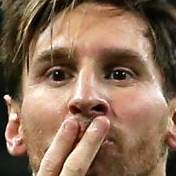
#> input picture CROPPED_DATA/lionel_messi/lionel_messi1.png, 176 x 176 px, given as the content of the folder ive/Desktop/MACHINE LEARNING PROJECTS/FACE_RECOGNITION/DATA/, which was not available
$ jupyter execute --allow-errors Index.ipynb
#> lines starting #> are read from the running program, lines starting #| are printed output that depends on the picture; pictures that were not available may be replaced by others from this repository, and a replacement may not be noted
[cell 1]
import matplotlib.pyplot as plt
import cv2
import numpy as np
import warnings
warnings.filterwarnings('ignore')

[cell 2]
color = {"red": (255, 0, 0), "blue": (0, 0, 255), "green": (0, 255, 0), "white": (255, 255, 255)}
celeb_labels = ["Lionel_messi", "Maria Sharapova", "Roger Federer", "Serena williams", "Virat Kohli"]

face_cascade = cv2.CascadeClassifier('C:/Users/HP/OneDrive/Desktop/MACHINE LEARNING PROJECTS/FACE_RECOGNITION/opencv/haarcascades/haarcascade_frontalface_alt.xml')
eye_cascade = cv2.CascadeClassifier('C:/Users/HP/OneDrive/Desktop/MACHINE LEARNING PROJECTS/FACE_RECOGNITION/opencv/haarcascades/haarcascade_eye.xml')

path_to_data = 'C:/Users/HP/OneDrive/Desktop/MACHINE LEARNING PROJECTS/FACE_RECOGNITION/DATA/'
path_to_cr_data = 'C:/Users/HP/OneDrive/Desktop/MACHINE LEARNING PROJECTS/FACE_RECOGNITION/CROPPED_DATA/'

[cell 3]
def detect_face_boundary(img, classifier, scaleFactor, minNeighbors, color, draw):
    gray_img = cv2.cvtColor(img, cv2.COLOR_BGR2GRAY)
    features = classifier.detectMultiScale(gray_img, scaleFactor, minNeighbors)
    coords = []
    for (x, y, w, h) in features:
        if draw is True:
            cv2.rectangle(img, (x,y), (x+w, y+h), color, 2)
            plt.imshow(img)
        coords = [x, y, w, h]

    return coords

def detect_eye_boundary(cropped_img, classifier, scaleFactor, minNeighbors, color, draw):
    gray_img = cv2.cvtColor(cropped_img, cv2.COLOR_BGR2GRAY)
    features = classifier.detectMultiScale(gray_img, scaleFactor, minNeighbors)
    if(len(features) < 2):
        return False
    if draw is False:
        return True
    for (x, y, w, h) in features:
        cv2.rectangle(cropped_img, (x,y), (x+w, y+h), color, 2)
    return True

def crop_image_with_face(img, face_coords):
    x, y, h, w = face_coords
    crp_image = img[y:y+h,x:x+w]
    return crp_image

def get_cropped_image_with_two_eyes(image):
    face_coords = detect_face_boundary(image, face_cascade, 1.1, 2, color["white"], False)
    if len(face_coords) != 4:
        return
    cropped_img = crop_image_with_face(image, face_coords)
    if detect_eye_boundary(cropped_img, eye_cascade, 1.1, 2, color["green"], False) is True:
        return cropped_img

[cell 4]
import pywt
def w2d(img,mode='haar',level=1):
    imArray=img
    #datatype conversion
    #convert to grayscale
    imArray = cv2.cvtColor(imArray,cv2.COLOR_RGB2GRAY)
    #convert to float
    imArray = np.float32(imArray)
    imArray /=255;
    #copute coefficient
    coeffs = pywt.wavedec2(imArray,mode,level=level)

    #process coefficient
    coeffs_H = list(coeffs)
    coeffs_H[0] *=0;

    #reconstruction
    imArray_H = pywt.waverec2(coeffs_H,mode);
    imArray_H *=255;
    imArray_H = np.uint8(imArray_H)

    return imArray_H

[cell 5]
def resize_image(image):
    # RESIZE THE IMAGE
    scalled_raw_img = cv2.resize(image,(32,32))
    # CONVERT THE IMAGE TO WAVELET FORM
    img_har = w2d(image,'db1',5)
    # THEN RESIZING THAT IMAGE AS WELL
    scalled_img_har = cv2.resize(img_har,(32,32))
    # THEN COMBINING BOTH THE COLORED IMAGES TO ON MATRICS => X
    combined_img = np.vstack((scalled_raw_img.reshape(32*32*3,1),scalled_img_har.reshape(32*32,1)))
    return combined_img


def resize_to_32_by_32_image(celebrity_file_names_dict, class_dict):
    ## HERE WE ARE TRYING TO RESIZE ALL THE IMAGES IN A 32*32 MATRICS
    X = []
    y = []
    for celebrity_name , training_files in celebrity_file_names_dict.items():
        for training_image in training_files:
            img = cv2.imread(training_image)
            combined_img = resize_image(img)
            #HERE x IS THE COLEECTION OF ALL 46 CROPPED IMAGES OF ALL CELEBRITIES AND
            #EACH ROW CONTAINS DATA FOR DIFFERENT PIXELS FOR DIFFERENT IMAGES
            # HERE X IS A LIST NOT A NUMPY ARRAY
            X.append(combined_img)
            #SIMILARLY  Y CONTAINS THE CLASSIFICATION VALUES  AS 0,1,2,3 FOR DIFFERENT CELEBRITY IMAGES
            # HERE Y IS A LIST NOT A NUMPY ARRAY
            y.append(class_dict[celebrity_name])
    X = np.array(X).reshape(len(X),len(X[0])).astype(float)
    return X,y

[cell 6]
import os
import shutil

def prepare_dataset(path_to_data, path_to_cr_data):
    img_dirs = []
    for entry in os.scandir(path_to_data):
        if entry.is_dir():
            img_dirs.append(entry.path)

    if os.path.exists(path_to_cr_data):
        shutil.rmtree(path_to_cr_data)
    os.mkdir(path_to_cr_data)

    cropped_image_dirs=[]
    celebrity_file_names_dict={}

    for img_dir in img_dirs:
        count=1
        #get the celebrity name from the path
        celebrity_name=img_dir.split('/')[-1]
        #now storing the name in dictionary : celebrity_file_names_dict !!! as a key keeping value empty
        celebrity_file_names_dict[celebrity_name]=[]
        #STEP 3: GETTING THE IMAGES AND CROPPING THEM
        for entry in os.scandir(img_dir):
            image_path = entry.path
            celeb_img = cv2.imread(image_path)
            if celeb_img is None:
                continue
            cropped_image = get_cropped_image_with_two_eyes(celeb_img)

            if cropped_image is not None:
                #Creating the folder with celebrity_name if folder does not exists
                cropped_folder=path_to_cr_data+celebrity_name
                if not os.path.exists(cropped_folder):
                    os.makedirs(cropped_folder)
                    cropped_image_dirs.append(cropped_folder)
                #STEP 4: giving a name to image
                cropped_file_name = celebrity_name + str(count) +".png"
                #STEP 5: generating path for the cropped image
                cropped_file_path = cropped_folder + "/" + cropped_file_name
                #STEP 6: STORING THE IMAGE "roi_color" IN THE PATH "cropped_filr_path"
                cv2.imwrite(cropped_file_path,cropped_image)
                #NOW STORE THE PATH OF THE CROPPED IMAGE IN CROPPED_FLE_NAMES_DICT
                celebrity_file_names_dict[celebrity_name].append(cropped_file_path)
                count+=1#increment the count each time to generate new names

    celebrity_file_names_dict={}
    for img_dir in cropped_image_dirs:
        celebrity_name = img_dir.split('/')[-1]
        file_list = []
        for entry in os.scandir(img_dir):
            file_list.append(entry.path)
        celebrity_file_names_dict[celebrity_name] = file_list

    class_dict={}
    count=0
    for celebrity_name in celebrity_file_names_dict.keys():
        class_dict[celebrity_name] = count
        count+=1
    print("The mapping of celebrities :",class_dict)

    return celebrity_file_names_dict, class_dict

celebrity_file_names_dict, class_dict = prepare_dataset(path_to_data, path_to_cr_data)

#> (a cell that did not finish here is left out)

#> (a cell that did not finish here is left out)

[cell 9]
def preparePipelines():
    pipeline_logistic_regression = Pipeline([('scaler1', StandardScaler()),
                                           ('pca1', PCA(n_components = 2)),
                                           ('lr_classifier', LogisticRegression(random_state=0))])
    pipeline_SVC = Pipeline([('scaler',StandardScaler()),
                             ('svc',SVC(kernel = 'rbf',C=10))])

    pipeline_decision_tree = Pipeline([('scaler2', StandardScaler()),
                                       ('pca2', PCA(n_components = 2)),
                                       ('dt_classifier', DecisionTreeClassifier())])

    pipeline_random_forest = Pipeline([('scaler3', StandardScaler()),
                                       ('pca3', PCA(n_components = 2)),
                                       ('rf_classifier', RandomForestClassifier())])

    pipelines = [pipeline_logistic_regression, pipeline_SVC, pipeline_decision_tree, pipeline_random_forest]
    return pipelines

[cell 10]
best_accuracy = 0.0
best_classifier = 0
best_pipeline = ""
pipe_dict = {0 : 'Logisitc Regression',1 : 'SVC', 2 : 'Decision Tree', 3 : 'Random Forest'}
#> (the rest of this cell did not finish here and is left out)

[cell 11]
def test_images(test_image_dir):
    no_of_plots = 18
    plot = 0
    fig, ax = plt.subplots(no_of_plots, 1, figsize=(15,15), constrained_layout = True)
#     fig.tight_layout()
    for entry in os.scandir(test_image_dir):
        X_Test = []
        image_path = entry.path
        celeb_img = cv2.imread(image_path)
#> celeb_img is the input picture: shape (176, 176, 3); mean B, G, R 87.8, 110.2, 139.6
        plt.imshow(celeb_img)
        title = ""
        if celeb_img is None:
            title = "!! No Face Detected !!"
        else:
            cropped_image = get_cropped_image_with_two_eyes(celeb_img)
#> in detect_face_boundary, `gray_img = cv2.cvtColor(img, cv2.COLOR_BGR2GRAY)`:
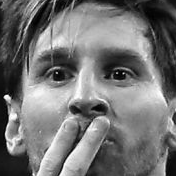
#> gray_img: shape (176, 176); min 0, max 254, mean 116.5
#> in detect_face_boundary, `features = classifier.detectMultiScale(gray_img, scaleFactor, minNeigh..`: features = [[14, 12, 152, 152]]
#> the loop in detect_face_boundary, `for (x, y, w, h) in features:` made 1 pass
#> in get_cropped_image_with_two_eyes, `face_coords = detect_face_boundary(image, face_cascade, 1.1, 2, color[..`: face_coords = [14, 12, 152, 152]
#> in crop_image_with_face, `x, y, h, w = face_coords`: x = 14; y = 12; h = 152
#> in crop_image_with_face, `crp_image = img[y:y+h,x:x+w]`:
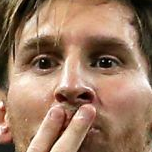
#> crp_image: shape (152, 152, 3); mean B, G, R 99.2, 123.1, 157.1
#> in detect_eye_boundary, `gray_img = cv2.cvtColor(cropped_img, cv2.COLOR_BGR2GRAY)`:
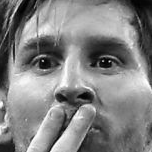
#> gray_img: shape (152, 152); min 0, max 254, mean 130.6
#> in detect_eye_boundary, `features = classifier.detectMultiScale(gray_img, scaleFactor, minNeigh..`: features = [[81, 39, 42, 42], [20, 39, 43, 43]]
            if cropped_image is None:
                title = "!! Unable to recognise !!"
            else:
                combined_img = resize_image(cropped_image)
#> in resize_image, `scalled_raw_img = cv2.resize(image,(32,32))`:
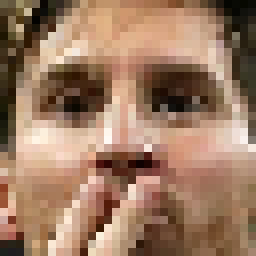
#> scalled_raw_img: shape (32, 32, 3) (shown 8 times larger); mean B, G, R 98.9, 122.8, 156.8
#> in w2d, `coeffs = pywt.wavedec2(imArray,mode,level=level)`: coeffs = 6 items
#> in w2d, `imArray_H = pywt.waverec2(coeffs_H,mode);`:
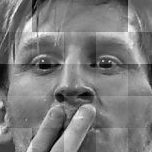
#> imArray_H: shape (152, 152) float32; min -0.597, max 0.636, mean 0.00322; drawn with min black and max white
#> in w2d, `imArray_H = np.uint8(imArray_H)`:
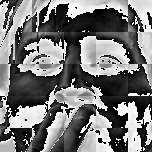
#> imArray_H: shape (152, 152); min 0, max 255, mean 118.5
#> in resize_image, `scalled_img_har = cv2.resize(img_har,(32,32))`:
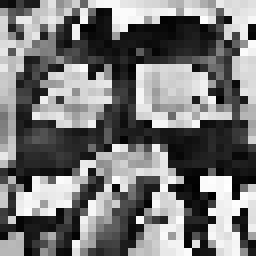
#> scalled_img_har: shape (32, 32) (shown 8 times larger); min 1, max 255, mean 119.1
#> in resize_image, `combined_img = np.vstack((scalled_raw_img.reshape(32*32*3,1),scalled_i..`: combined_img = 4096 values, max 255 at index 1577, min 0 at index 90, mean 124.4
                X_Test.append(combined_img)
                X_Test_np = np.array(X_Test).reshape(len(X_Test),len(X_Test[0])).astype(float)
                y_Test_Result = pipelines[best_classifier].predict(X_Test_np)
                if(y_Test_Result[0] > 4):
                    title = "!! None !!"
                else:
                    title = celeb_labels[y_Test_Result[0]]
        plt.axis('off')
        ax[plot].imshow(celeb_img)
        ax[plot].set_title(title)
        ax[plot].set_axis_off()
        plot += 1

#> (the rest of this cell did not finish here and is left out)

$ run again, on CROPPED_DATA/lionel_messi/lionel_messi13.png
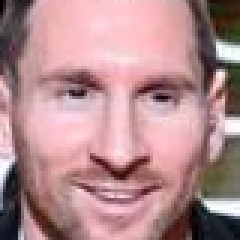
#> input picture CROPPED_DATA/lionel_messi/lionel_messi13.png, 80 x 80 px, given as the content of the folder ive/Desktop/MACHINE LEARNING PROJECTS/FACE_RECOGNITION/DATA/, which was not available (shown 3 times larger)
#> in test_images, celeb_img is the input picture: shape (80, 80, 3); mean B, G, R 141.2, 138.4, 177.9
#> in detect_face_boundary, `features = classifier.detectMultiScale(gray_img, scaleFactor, minNeigh..`: features = [[6, 6, 66, 66]]
#> the loop in detect_face_boundary, `for (x, y, w, h) in features:` made 1 pass
#> face_coords = [6, 6, 66, 66]
#> in crop_image_with_face, `x, y, h, w = face_coords`: x = 6; h = 66
#> in detect_eye_boundary, `gray_img = cv2.cvtColor(cropped_img, cv2.COLOR_BGR2GRAY)`:
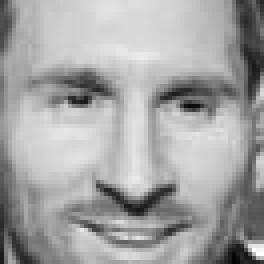
#> gray_img: shape (66, 66) (shown 4 times larger); min 3, max 254, mean 164
#> in detect_eye_boundary, `features = classifier.detectMultiScale(gray_img, scaleFactor, minNeigh..`: features = [[6, 10, 26, 26]]
#> `[cell 11] def test_images(test_image_dir): no_of_plots = 18 plot = 0 f..`:
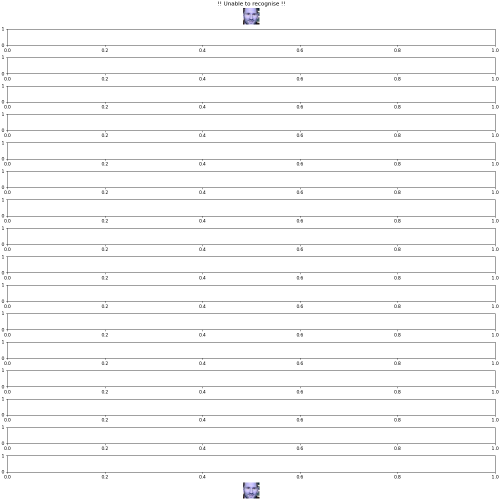
#> figure drawn by matplotlib, 2 panels; B, G, R data is drawn as R, G, B

$ run again, on CROPPED_DATA/lionel_messi/lionel_messi15.png
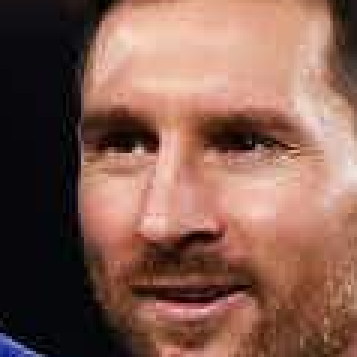
#> input picture CROPPED_DATA/lionel_messi/lionel_messi15.png, 119 x 119 px, given as the content of the folder ive/Desktop/MACHINE LEARNING PROJECTS/FACE_RECOGNITION/DATA/, which was not available (shown 3 times larger)
#> in test_images, celeb_img is the input picture: shape (119, 119, 3); mean B, G, R 81, 93.7, 131.9
#> in detect_face_boundary, `features = classifier.detectMultiScale(gray_img, scaleFactor, minNeigh..`: features = [[11, 9, 99, 99]]
#> the loop in detect_face_boundary, `for (x, y, w, h) in features:` made 1 pass
#> face_coords = [11, 9, 99, 99]
#> in crop_image_with_face, `x, y, h, w = face_coords`: x = 11; y = 9; h = 99
#> in detect_eye_boundary, `features = classifier.detectMultiScale(gray_img, scaleFactor, minNeigh..`: features = [[14, 22, 31, 31]]
#> `[cell 11] def test_images(test_image_dir): no_of_plots = 18 plot = 0 f..`:
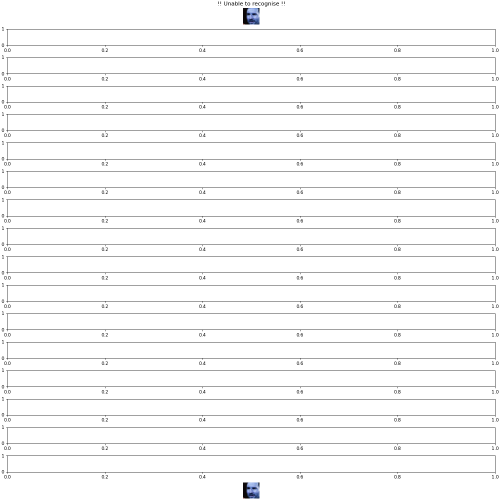
#> figure drawn by matplotlib, 2 panels; B, G, R data is drawn as R, G, B
